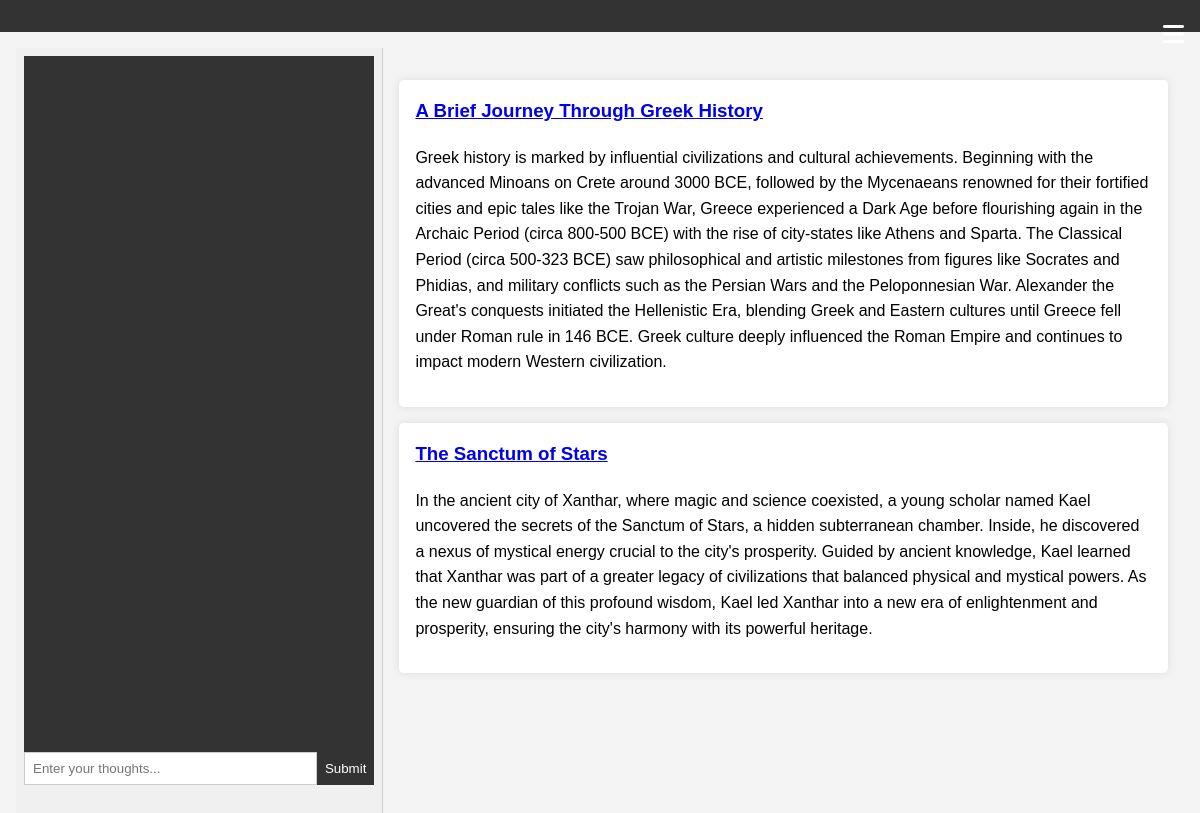
/user/1/articles, run on the app's committed database.
### tables this page shows
CREATE TABLE articles (
    id INTEGER PRIMARY KEY AUTOINCREMENT,
    title TEXT NOT NULL DEFAULT '',
    subtitle TEXT NOT NULL DEFAULT '',
    content TEXT NOT NULL DEFAULT '',
    tldr TEXT NOT NULL DEFAULT '',
    saved_title TEXT NOT NULL DEFAULT '',
    saved_subtitle TEXT NOT NULL DEFAULT '',
    saved_content TEXT NOT NULL DEFAULT '',
    author_id INTEGER NOT NULL,
    created TIMESTAMP DEFAULT CURRENT_TIMESTAMP,
    draft BOOLEAN DEFAULT TRUE,
    last_saved TIMESTAMP DEFAULT CURRENT_TIMESTAMP,
    blog_id INTEGER NOT NULL DEFAULT 0, evaluation TEXT NOT NULL DEFAULT '', score INTEGER NOT NULL DEFAULT 0,
    FOREIGN KEY (blog_id) REFERENCES blogs (id)
);

### app.py (the view)
@app.route('/user/<int:user_id>/articles', methods=('GET',))
def articles(user_id):
    conn = get_db_connection()
    articles = conn.execute('SELECT id, title, subtitle, tldr FROM articles WHERE author_id = ? AND DRAFT = FALSE', (user_id,)).fetchall()
    conn.close()
    return render_template('articles.html', articles=articles)

### data.py (called while the page is built)
def get_db_connection():
    conn = sqlite3.connect(DATABASE)
    conn.row_factory = sqlite3.Row
    return conn

### templates/articles.html
{% extends 'base.html' %}
{% block content %}
<ul>
  {% for article in articles %}
    <li>
      <h3><a href="{{ url_for('view_article', article_id=article.id) }}">{{ article.title }}</a></h3>
      <p>{{ article.tldr }}</p>
    </li>
  {% endfor %}
{% endblock %}

### templates/base.html (shortened to what this page needs)
<!DOCTYPE html>
<html lang="en">
<head>
    <link rel="stylesheet" href="{{ url_for('static', filename='style.css') }}">
    <link rel="stylesheet" href="https://cdnjs.cloudflare.com/ajax/libs/font-awesome/6.0.0-beta3/css/all.min.css">
</head>
<body>
    <header>
        <div class="menu-icon" aria-label="Menu" aria-expanded="false" aria-controls="menu" role="button" onclick="toggleMenu()">
            <i class="fas fa-bars"></i>
        </div>
    </header>
    <main>
        <div class="console">
            <div class="console-output" id="console-output"></div>
            <div class="console-input">
                <input type="text" id="console-input" placeholder="Enter your thoughts..." onkeydown="if(event.key === 'Enter') submitCommand()">
                <button onclick="submitCommand()">Submit</button>
            </div>
        </div>
        <div class="content">
            {% block content %}{% endblock %}
        </div>
    </main>
</body>
</html>

### static/style.css (style rules this page uses)
body { font-family: Arial, sans-serif; margin: 0; padding: 0; background-color: #f4f4f4; line-height: 1.6; }
header { background-color: #333; color: white; padding: 1rem; text-align: center; position: relative; }
h1, h2, h3 { margin-top: 0; }
ul { list-style: none; padding: 0; }
ul li { background-color: white; margin: 1rem 0; padding: 1rem; border-radius: 5px; box-shadow: 0 0 10px rgba(0, 0, 0, 0.1); }
.menu-icon { position: absolute; top: 1rem; right: 1rem; font-size: 24px; cursor: pointer; }

### templates/base.html (style rules this page uses)
body { display: flex; flex-direction: column; min-height: 100vh; margin: 0; }
header { display: flex; justify-content: space-between; align-items: center; padding: 1rem; background-color: #333; color: #fff; }
.menu-icon { position: absolute; top: 1rem; right: 1rem; font-size: 24px; cursor: pointer; }
main { display: flex; flex: 1; padding: 1rem; }
.content { flex: 2; padding: 1rem; }
.console { position: sticky; top: 10px; width: 30%; height: 100vh; overflow-y: auto; padding: 0.5rem; background-color: #f0f0f0; border-right: 1px solid #ccc; }
.console-output { background-color: #333; color: #fff; padding: 0.5rem; height: 85vh; }
.console-input { display: flex; }
.console-input input { flex: 1; padding: 0.5rem; border: 1px solid #ccc; }
.console-input button { padding: 0.5rem; background-color: #333; color: #fff; border: none; cursor: pointer; }

### data on the page
articles: title "A Brief Journey Through Greek History", tldr "Greek history is marked by influential civilizations and cultural achievements. Beginning with the advanced Minoans on Crete around 3000 BCE, followed by the Mycenaeans renowned for their fortified cities and epic tales like the Trojan War, Greece experienced a Dark Age before flourishing again in the Archaic Period (circa 800-500 BCE) with the rise of city-states like Athens and Sparta. The Classical Period (circa 500-323 BCE) saw philosophical and artistic milestones from figures like Socrates and Phidias, and military conflicts such as the Persian Wars and the Peloponnesian War. Alexander the Great's conquests initiated the Hellenistic Era, blending Greek and Eastern cultures until…"
articles: title "The Sanctum of Stars", tldr "In the ancient city of Xanthar, where magic and science coexisted, a young scholar named Kael uncovered the secrets of the Sanctum of Stars, a hidden subterranean chamber. Inside, he discovered a nexus of mystical energy crucial to the city's prosperity. Guided by ancient knowledge, Kael learned that Xanthar was part of a greater legacy of civilizations that balanced physical and mystical powers. As the new guardian of this profound wisdom, Kael led Xanthar into a new era of enlightenment and prosperity, ensuring the city's harmony with its powerful heritage."
